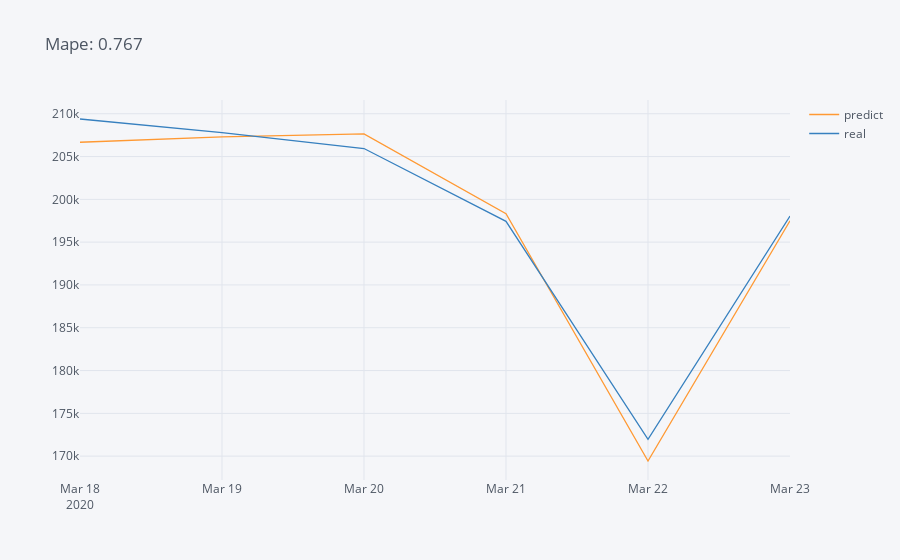

This figure's notebook cell:
### Code cell
ai = Mape(*ba[["predict", "real"]].values.T)
ba[["predict", "real"]].iplot(title = f"Mape: {ai:.3f}")

### Figure 1 — Plotly figure (JSON) as saved in the notebook; plotly's stock layout.template omitted (floating-point values rounded to 4 significant figures)
{"data": [{"line": {"color": "rgba(255, 153, 51, 1.0)", "dash": "solid", "shape": "linear", "width": 1.3}, "mode": "lines", "name": "predict", "text": "", "type": "scatter", "x": ["2020-03-18", "2020-03-19", "2020-03-20", "2020-03-21", "2020-03-22", "2020-03-23"], "y": [206700.0, 207300.0, 207600.0, 198300.0, 169400.0, 197500.0]}, {"line": {"color": "rgba(55, 128, 191, 1.0)", "dash": "solid", "shape": "linear", "width": 1.3}, "mode": "lines", "name": "real", "text": "", "type": "scatter", "x": ["2020-03-18", "2020-03-19", "2020-03-20", "2020-03-21", "2020-03-22", "2020-03-23"], "y": [209400.0, 207800.0, 205900.0, 197400.0, 172000.0, 198100.0]}], "layout": {"legend": {"bgcolor": "#F5F6F9", "font": {"color": "#4D5663"}}, "paper_bgcolor": "#F5F6F9", "plot_bgcolor": "#F5F6F9", "title": {"font": {"color": "#4D5663"}, "text": "Mape: 0.767"}, "xaxis": {"gridcolor": "#E1E5ED", "showgrid": true, "tickfont": {"color": "#4D5663"}, "title": {"font": {"color": "#4D5663"}, "text": ""}, "zerolinecolor": "#E1E5ED"}, "yaxis": {"gridcolor": "#E1E5ED", "showgrid": true, "tickfont": {"color": "#4D5663"}, "title": {"font": {"color": "#4D5663"}, "text": ""}, "zerolinecolor": "#E1E5ED"}}}
